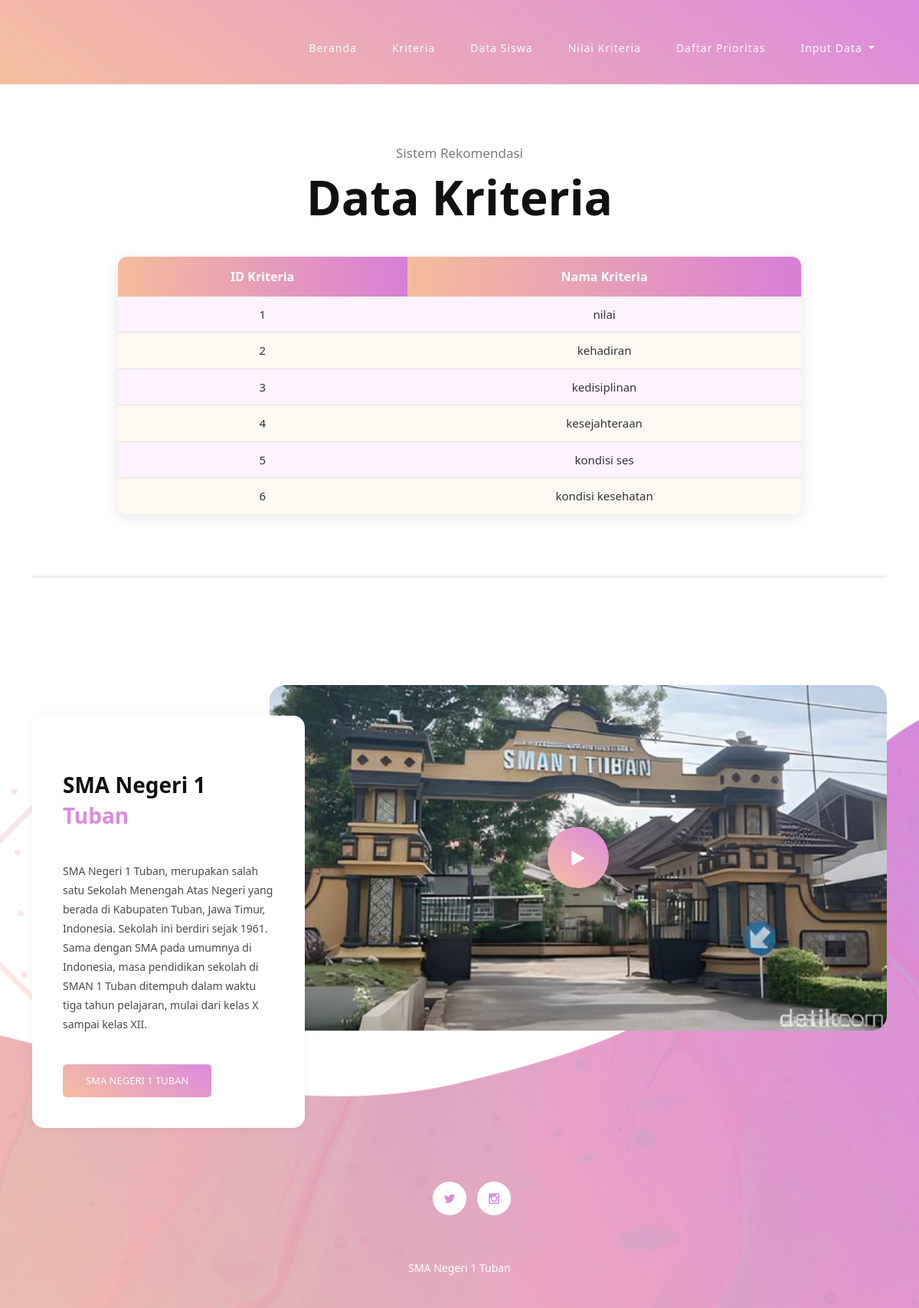
Page /kriteria.php on the committed database.
### tables this page shows
CREATE TABLE `kriteria` (
  `idkriteria` int NOT NULL,
  `namakriteria` varchar(50) DEFAULT NULL,
  `jenis` varchar(50) DEFAULT NULL,
  `bobot` varchar(50) DEFAULT NULL
);

### kriteria.php (the view, shortened to what this page needs)
<?php
include "koneksi.php";
$sql = "SELECT * FROM kriteria ORDER BY idkriteria ASC";
$result = mysqli_query($conn, $sql);
?>
<!DOCTYPE html>
<html lang="en">
 <?php
 include "komponen/header.php";
?>
<body>
  <header class="header-area header-sticky">
      <div class="container">
          <div class="row">
              <div class="col-12">
                <nav class="main-nav">
                      <?php
                      include "komponen/menu.php";
                      ?>
                </nav>
              </div>
          </div>
      </div>
  </header>
  <section class="page-heading">
    <div class="container">
      <div class="row">
        <div class="col-lg-12">
          <div class="header-text">
            <h4>Sistem Rekomendasi</h4>
            <h1>Data Kriteria</h1>
<div class="table-container">
  <table class="modern-table">
    <tr>
       <th>ID Kriteria</th>
       <th>Nama Kriteria</th>
          </tr>
    <?php
    if (mysqli_num_rows($result) > 0) {
        while ($row = mysqli_fetch_assoc($result)) {
            echo "<tr>";
            echo "<td>" . $row['idkriteria'] . "</td>";
            echo "<td>" . $row['namakriteria'] . "</td>";
            echo "</tr>";
        }
    } else {
        echo "<tr><td colspan='4'>Tidak ada data</td></tr>";
    }
    ?>
</table>
</div>
          </div>
        </div>
      </div>
    </div>
  </section>
  <section class="contact-us our-office">
    <div class="container">
      <div class="row">
        <div class="col-lg-4">
          <div class="left-info">
            <div class="section-heading">
              <h4>SMA Negeri 1 <em>Tuban</em></h4>
            </div>
            <p>SMA Negeri 1 Tuban, merupakan salah satu
              Sekolah Menengah Atas Negeri yang berada di Kabupaten Tuban, Jawa Timur, Indonesia.
              Sekolah ini berdiri sejak 1961. Sama dengan SMA pada umumnya di Indonesia,
              masa pendidikan sekolah di SMAN 1 Tuban ditempuh dalam waktu tiga tahun pelajaran,
              mulai dari kelas X sampai kelas XII. </p>
            <div class="main-button-gradient">
              <a href="https://smansatuban.sch.id/news/">SMA Negeri 1 Tuban</a>
            </div>
          </div>
        </div>
        <div class="col-lg-8">
          <div id="video">
            <div class="thumb">
              <img src="assets/images/sma1.jpg" alt="">
              <div class="play-button">
                <a rel="nofollow" href="https://youtu.be/LIx9iH-IZ6w?si=bH3NtiYM7GW7DeQF" target="_blank"><i class="fa fa-play"></i></a>
              </div>
            </div>
          </div>
        </div>
        <div class="col-lg-12">
          <ul class="social-icons">
            <li><a href="https://x.com/SacrificeSmansa?t=QDNxGi1P1khvRgD4RtI1UQ&s=08"><i class="fa fa-twitter"></i></a></li>
            <li><a href="https://www.instagram.com/smansatuban.official?igsh=MW5oenB3c3VkcXlnbQ=="><i class="fa fa-instagram"></i></a></li>
          </ul>
        </div>
        <div class="col-lg-12">
          <p class="copyright">SMA Negeri 1 Tuban
        </div>
      </div>
    </div>
  </section>
</body>
</html>

### kriteria.php (style rules this page uses)
.table-container { display: flex; justify-content: center; margin-top: 40px; }
.modern-table { width: 80%; background: #ffffff; border-radius: 12px; overflow: hidden; box-shadow: 0 4px 20px rgba(0,0,0,0.1); border: none; }
.modern-table th { background: linear-gradient(90deg, #f6bc9b, #d87ed6); color: white; font-weight: bold; padding: 14px; text-align: center; font-size: 16px; }
.modern-table td { padding: 12px; font-size: 15px; color: #333; border-bottom: 1px solid #e0e0e0; }
.modern-table tr:nth-child(even) td { background: #fff3ff; }
.modern-table tr:nth-child(odd) td { background: #fff9f4; }
.modern-table tr:last-child td { border-bottom: none; }

### rows in the picture
kriteria: idkriteria "1", namakriteria "nilai"
kriteria: idkriteria "2", namakriteria "kehadiran"
kriteria: idkriteria "3", namakriteria "kedisiplinan"
kriteria: idkriteria "4", namakriteria "kesejahteraan"
kriteria: idkriteria "5", namakriteria "kondisi ses"
kriteria: idkriteria "6", namakriteria "kondisi kesehatan"
